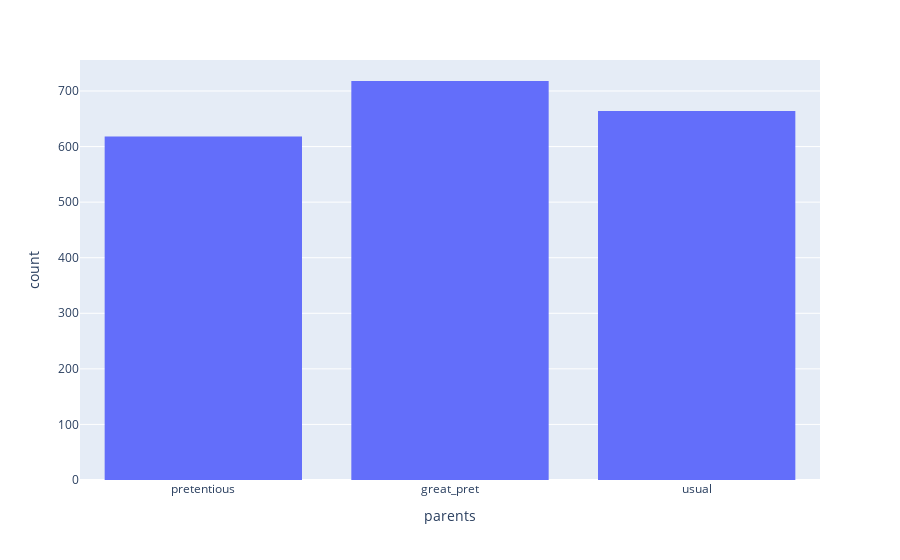
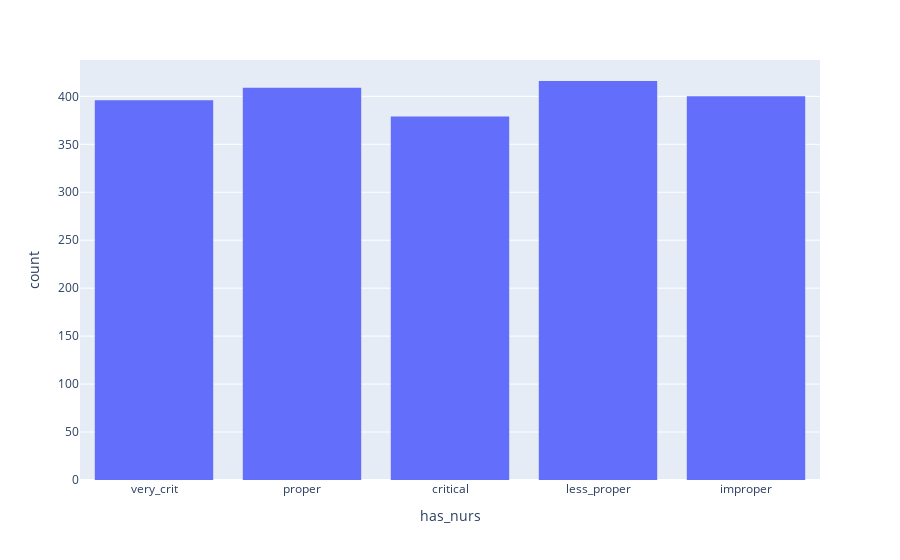
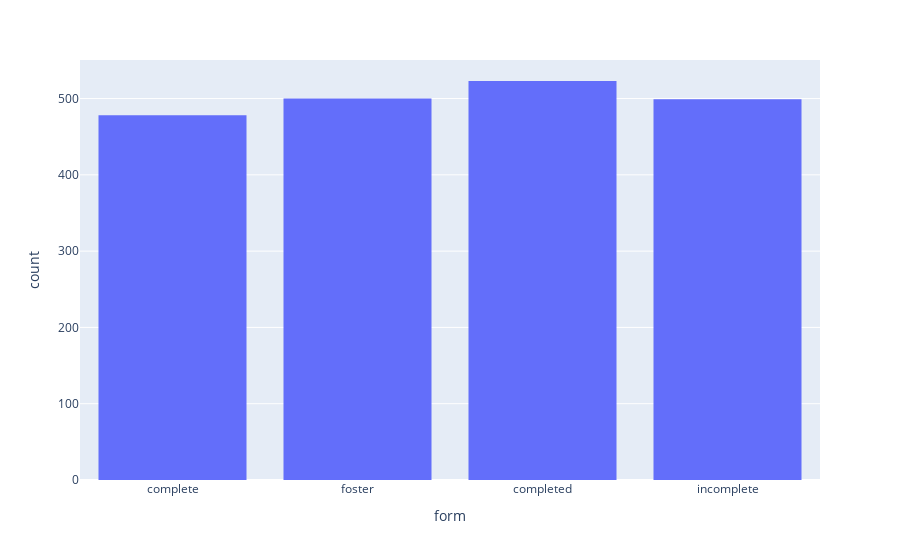
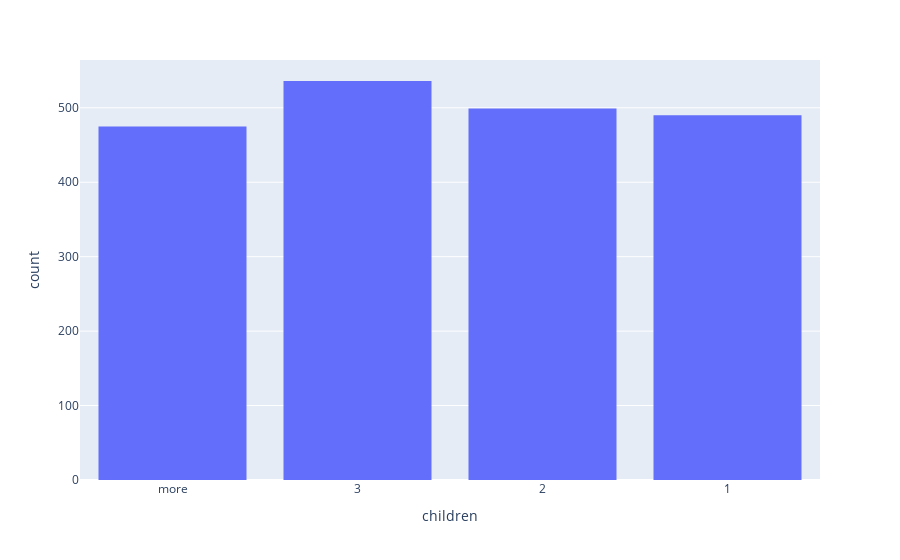

The code cell stored with these charts, in order, in its notebook:
### Markdown cell above
Create all the figures in a loop:

- for each item `i` in list from `dataframe` get `columns`
    - Set `fig` to with `px` do `histogram` using
        - `dataframe`
        - freestyle `x=i` (`i` will take on the name of a column on each loop)
    - Empty freestyle followed by with `fig` do `show` using

### Code cell
for i in dataframe.columns:
  fig = px.histogram(dataframe,x=i)
  (fig.show())

#<xml xmlns="https://developers.google.com/blockly/xml"><variables><variable id="n+-#0`*wD8rg+dSg6M^w">i</variable><variable id="Y+grzOaS*0=OHV6zO8m/">dataframe</variable><variable id="AriMCkUM!81vTeAcb+6,">fig</variable><variable id="+yh,Zg{hON]zy6D~.rH#">px</variable></variables><block type="controls_forEach" id="7YJ)K?q9poiHMo2hO,si" x="35" y="61"><field name="VAR" id="n+-#0`*wD8rg+dSg6M^w">i</field><value name="LIST"><block type="varGetProperty" id="k3#lLk(++xN{Qk3$B!$/"><field name="VAR" id="Y+grzOaS*0=OHV6zO8m/">dataframe</field><field name="MEMBER">columns</field><data>dataframe:columns</data></block></value><statement name="DO"><block type="variables_set" id="JN`QXdt~zSW=Hr{(pqls"><field name="VAR" id="AriMCkUM!81vTeAcb+6,">fig</field><value name="VALUE"><block type="varDoMethod" id="{:}eVR02P7FStzQGj0GV"><mutation items="2"></mutation><field name="VAR" id="+yh,Zg{hON]zy6D~.rH#">px</field><field name="MEMBER">histogram</field><data>px:histogram</data><value name="ADD0"><block type="variables_get" id="qo93gIOhD79Ryd?)f~zO"><field name="VAR" id="Y+grzOaS*0=OHV6zO8m/">dataframe</field></block></value><value name="ADD1"><block type="dummyOutputCodeBlock" id="^0N~=,mgLr0s{8[+uvXX"><field name="CODE">x=i</field></block></value></block></value><next><block type="valueNoOutputCodeBlock" id="r~V+UiGMu;b*#3suQl(9"><field name="CODE"></field><value name="INPUT"><block type="varDoMethod" id="]2cs1k;)I@N;Uz#Bq1$j"><mutation items="1"></mutation><field name="VAR" id="AriMCkUM!81vTeAcb+6,">fig</field><field name="MEMBER">show</field><data>fig:show</data></block></value></block></next></block></statement></block></xml>

### Figure 1 — Plotly figure (JSON) as saved in the notebook; plotly's stock layout.template omitted (floating-point values rounded to 4 significant figures; data arrays with more than 128 entries replaced by an {"elided": "..."} marker saying what was removed)
{"data": [{"bingroup": "x", "hovertemplate": "parents=%{x}<br>count=%{y}<extra></extra>", "legendgroup": "", "marker": {"color": "#636efa", "pattern": {"shape": ""}}, "name": "", "orientation": "v", "showlegend": false, "type": "histogram", "x": {"elided": "2000 str values"}, "xaxis": "x", "yaxis": "y"}], "layout": {"barmode": "relative", "legend": {"tracegroupgap": 0}, "margin": {"t": 60}, "xaxis": {"anchor": "y", "domain": [0, 1], "title": {"text": "parents"}}, "yaxis": {"anchor": "x", "domain": [0, 1], "title": {"text": "count"}}}}

### Figure 2 — Plotly figure (JSON) as saved in the notebook; plotly's stock layout.template omitted (floating-point values rounded to 4 significant figures; data arrays with more than 128 entries replaced by an {"elided": "..."} marker saying what was removed)
{"data": [{"bingroup": "x", "hovertemplate": "has_nurs=%{x}<br>count=%{y}<extra></extra>", "legendgroup": "", "marker": {"color": "#636efa", "pattern": {"shape": ""}}, "name": "", "orientation": "v", "showlegend": false, "type": "histogram", "x": {"elided": "2000 str values"}, "xaxis": "x", "yaxis": "y"}], "layout": {"barmode": "relative", "legend": {"tracegroupgap": 0}, "margin": {"t": 60}, "xaxis": {"anchor": "y", "domain": [0, 1], "title": {"text": "has_nurs"}}, "yaxis": {"anchor": "x", "domain": [0, 1], "title": {"text": "count"}}}}

### Figure 3 — Plotly figure (JSON) as saved in the notebook; plotly's stock layout.template omitted (floating-point values rounded to 4 significant figures; data arrays with more than 128 entries replaced by an {"elided": "..."} marker saying what was removed)
{"data": [{"bingroup": "x", "hovertemplate": "form=%{x}<br>count=%{y}<extra></extra>", "legendgroup": "", "marker": {"color": "#636efa", "pattern": {"shape": ""}}, "name": "", "orientation": "v", "showlegend": false, "type": "histogram", "x": {"elided": "2000 str values"}, "xaxis": "x", "yaxis": "y"}], "layout": {"barmode": "relative", "legend": {"tracegroupgap": 0}, "margin": {"t": 60}, "xaxis": {"anchor": "y", "domain": [0, 1], "title": {"text": "form"}}, "yaxis": {"anchor": "x", "domain": [0, 1], "title": {"text": "count"}}}}

### Figure 4 — Plotly figure (JSON) as saved in the notebook; plotly's stock layout.template omitted (floating-point values rounded to 4 significant figures; data arrays with more than 128 entries replaced by an {"elided": "..."} marker saying what was removed)
{"data": [{"bingroup": "x", "hovertemplate": "children=%{x}<br>count=%{y}<extra></extra>", "legendgroup": "", "marker": {"color": "#636efa", "pattern": {"shape": ""}}, "name": "", "orientation": "v", "showlegend": false, "type": "histogram", "x": {"elided": "2000 str values"}, "xaxis": "x", "yaxis": "y"}], "layout": {"barmode": "relative", "legend": {"tracegroupgap": 0}, "margin": {"t": 60}, "xaxis": {"anchor": "y", "domain": [0, 1], "title": {"text": "children"}}, "yaxis": {"anchor": "x", "domain": [0, 1], "title": {"text": "count"}}}}
